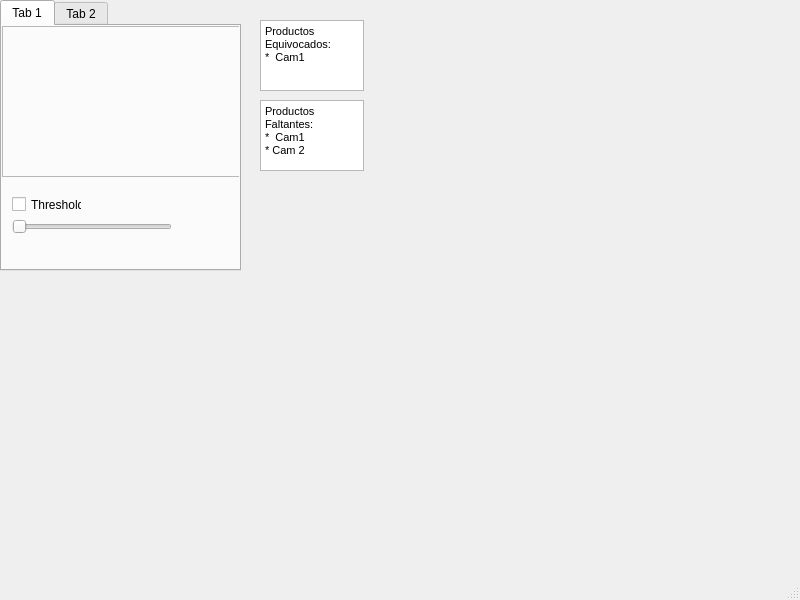
<?xml version="1.0" encoding="UTF-8"?>
<ui version="4.0">
 <class>MainWindow</class>
 <widget class="QMainWindow" name="MainWindow">
  <property name="geometry">
   <rect>
    <x>0</x>
    <y>0</y>
    <width>800</width>
    <height>600</height>
   </rect>
  </property>
  <property name="windowTitle">
   <string>MainWindow</string>
  </property>
  <widget class="QWidget" name="centralwidget">
   <widget class="QTabWidget" name="tabWidget">
    <property name="geometry">
     <rect>
      <x>0</x>
      <y>0</y>
      <width>241</width>
      <height>271</height>
     </rect>
    </property>
    <property name="currentIndex">
     <number>0</number>
    </property>
    <widget class="QWidget" name="tab">
     <attribute name="title">
      <string>Tab 1</string>
     </attribute>
     <widget class="QFrame" name="frame">
      <property name="geometry">
       <rect>
        <x>0</x>
        <y>0</y>
        <width>241</width>
        <height>151</height>
       </rect>
      </property>
      <property name="frameShape">
       <enum>QFrame::StyledPanel</enum>
      </property>
      <property name="frameShadow">
       <enum>QFrame::Raised</enum>
      </property>
     </widget>
     <widget class="QCheckBox" name="checkBox">
      <property name="geometry">
       <rect>
        <x>10</x>
        <y>170</y>
        <width>70</width>
        <height>17</height>
       </rect>
      </property>
      <property name="text">
       <string>Threshold </string>
      </property>
     </widget>
     <widget class="QSlider" name="horizontalSlider">
      <property name="geometry">
       <rect>
        <x>10</x>
        <y>190</y>
        <width>160</width>
        <height>22</height>
       </rect>
      </property>
      <property name="orientation">
       <enum>Qt::Horizontal</enum>
      </property>
     </widget>
    </widget>
    <widget class="QWidget" name="tab_2">
     <attribute name="title">
      <string>Tab 2</string>
     </attribute>
    </widget>
   </widget>
   <widget class="QTextEdit" name="textEdit">
    <property name="geometry">
     <rect>
      <x>260</x>
      <y>20</y>
      <width>104</width>
      <height>71</height>
     </rect>
    </property>
    <property name="html">
     <string>&lt;!DOCTYPE HTML PUBLIC &quot;-//W3C//DTD HTML 4.0//EN&quot; &quot;http://www.w3.org/TR/REC-html40/strict.dtd&quot;&gt;
&lt;html&gt;&lt;head&gt;&lt;meta name=&quot;qrichtext&quot; content=&quot;1&quot; /&gt;&lt;style type=&quot;text/css&quot;&gt;
p, li { white-space: pre-wrap; }
&lt;/style&gt;&lt;/head&gt;&lt;body style=&quot; font-family:'MS Shell Dlg 2'; font-size:8.25pt; font-weight:400; font-style:normal;&quot;&gt;
&lt;p style=&quot; margin-top:0px; margin-bottom:0px; margin-left:0px; margin-right:0px; -qt-block-indent:0; text-indent:0px;&quot;&gt;Productos Equivocados:&lt;/p&gt;
&lt;p style=&quot; margin-top:0px; margin-bottom:0px; margin-left:0px; margin-right:0px; -qt-block-indent:0; text-indent:0px;&quot;&gt;*  Cam1&lt;/p&gt;&lt;/body&gt;&lt;/html&gt;</string>
    </property>
   </widget>
   <widget class="QTextEdit" name="textEdit_2">
    <property name="geometry">
     <rect>
      <x>260</x>
      <y>100</y>
      <width>104</width>
      <height>71</height>
     </rect>
    </property>
    <property name="html">
     <string>&lt;!DOCTYPE HTML PUBLIC &quot;-//W3C//DTD HTML 4.0//EN&quot; &quot;http://www.w3.org/TR/REC-html40/strict.dtd&quot;&gt;
&lt;html&gt;&lt;head&gt;&lt;meta name=&quot;qrichtext&quot; content=&quot;1&quot; /&gt;&lt;style type=&quot;text/css&quot;&gt;
p, li { white-space: pre-wrap; }
&lt;/style&gt;&lt;/head&gt;&lt;body style=&quot; font-family:'MS Shell Dlg 2'; font-size:8.25pt; font-weight:400; font-style:normal;&quot;&gt;
&lt;p style=&quot; margin-top:0px; margin-bottom:0px; margin-left:0px; margin-right:0px; -qt-block-indent:0; text-indent:0px;&quot;&gt;Productos Faltantes:&lt;/p&gt;
&lt;p style=&quot; margin-top:0px; margin-bottom:0px; margin-left:0px; margin-right:0px; -qt-block-indent:0; text-indent:0px;&quot;&gt;*  Cam1&lt;/p&gt;
&lt;p style=&quot; margin-top:0px; margin-bottom:0px; margin-left:0px; margin-right:0px; -qt-block-indent:0; text-indent:0px;&quot;&gt;* Cam 2&lt;/p&gt;&lt;/body&gt;&lt;/html&gt;</string>
    </property>
   </widget>
  </widget>
  <widget class="QMenuBar" name="menubar">
   <property name="geometry">
    <rect>
     <x>0</x>
     <y>0</y>
     <width>800</width>
     <height>21</height>
    </rect>
   </property>
  </widget>
  <widget class="QStatusBar" name="statusbar"/>
 </widget>
 <resources/>
 <connections/>
</ui>
